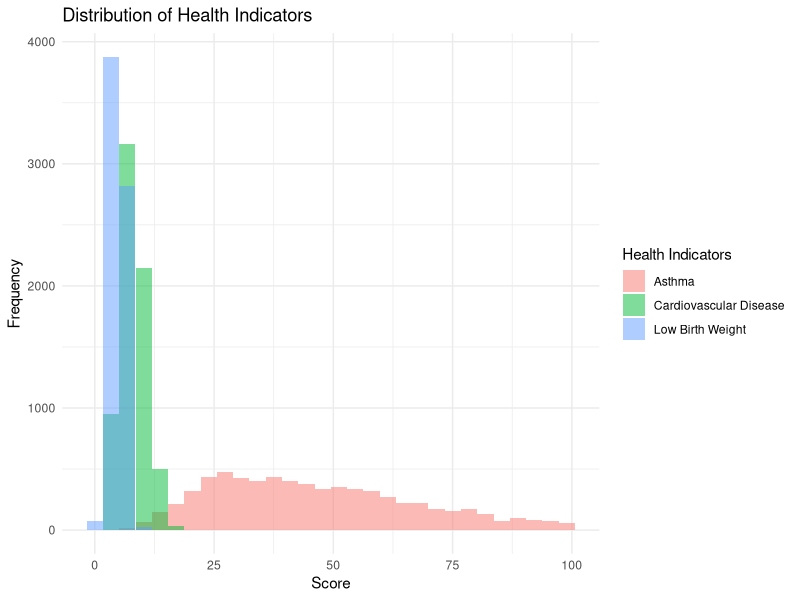
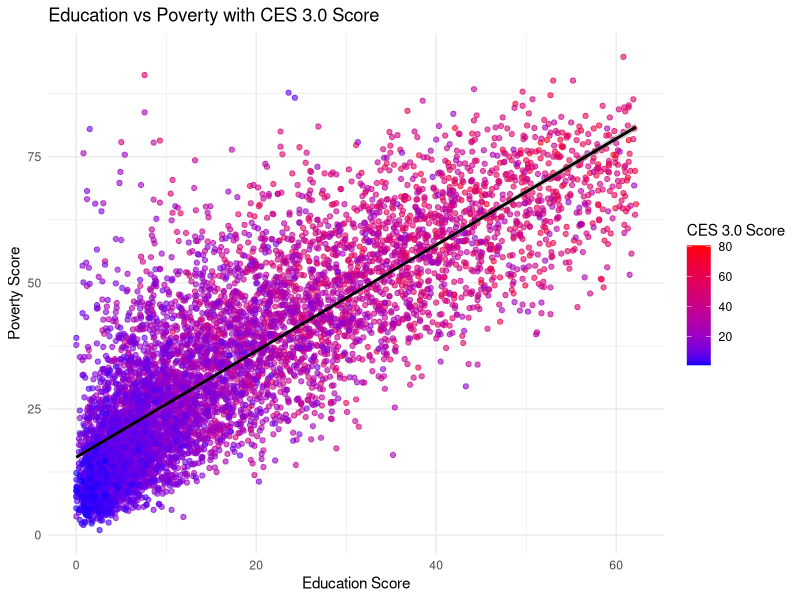
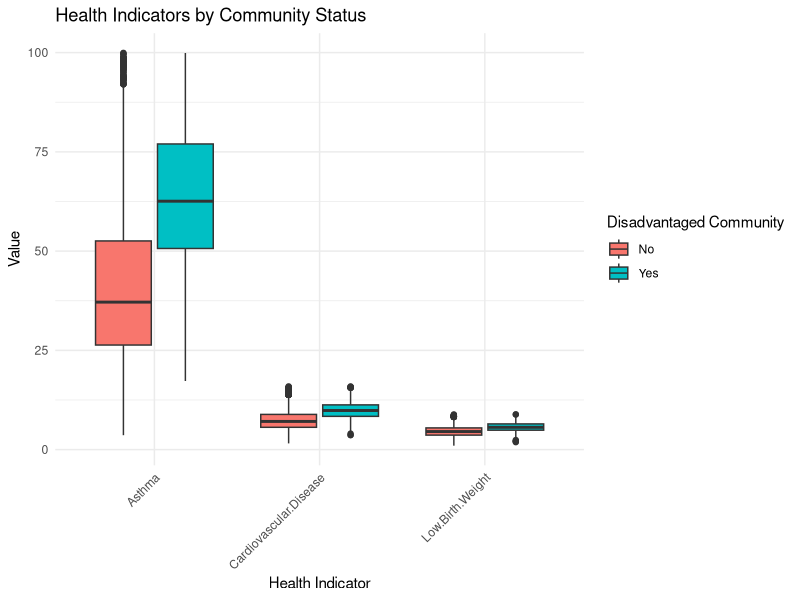
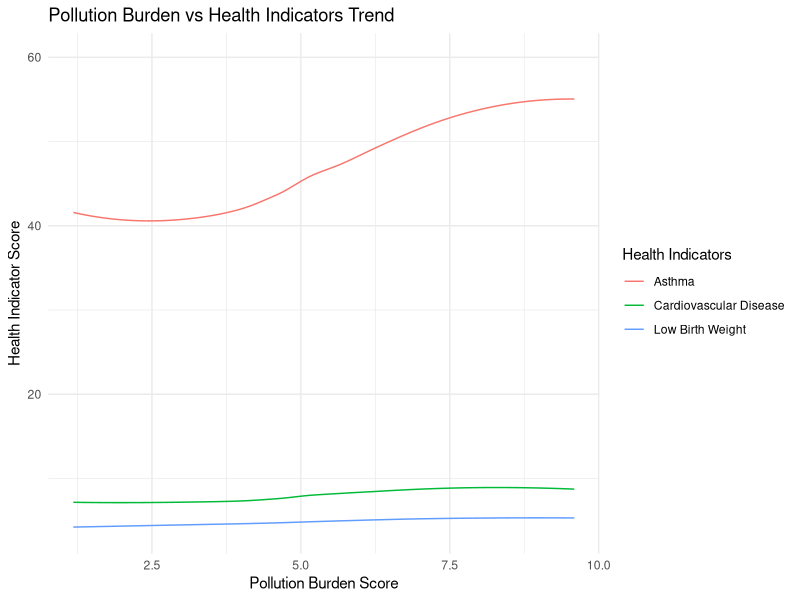

The R script that drew these images, in order:
# Load required libraries
library(tidyverse)
library(ggplot2)
library(dplyr)
library(tidyr) 
library(scales)
library(gridExtra)
library(grid)

# Read the data
data <- read.csv("calenviroscreen.csv", sep=";", header=TRUE)

# Enhanced Data Cleaning
# 1. Remove any rows with missing values
data_clean <- na.omit(data)

# 2. Convert percentage strings to numeric values
data_clean$CES.3.0.Percentile <- as.numeric(gsub("[^0-9.]", "", data_clean$CES.3.0.Percentile))

# 3. Clean numeric columns by removing commas and converting to numeric
numeric_cols <- c("Total.Population", "CES.3.0.Score", "Ozone", "PM2.5", "Diesel.PM", 
                  "Drinking.Water", "Pesticides", "Tox..Release", "Traffic", "Cleanup.Sites",
                  "Groundwater.Threats", "Haz..Waste", "Imp..Water.Bodies", "Solid.Waste",
                  "Pollution.Burden", "Pollution.Burden.Score", "Asthma", "Low.Birth.Weight",
                  "Cardiovascular.Disease", "Education", "Linguistic.Isolation", "Poverty",
                  "Unemployment", "Housing.Burden")

for(col in numeric_cols) {
  data_clean[[col]] <- as.numeric(gsub(",", ".", data_clean[[col]]))
}

# 4. Remove outliers using IQR method for key health and socioeconomic indicators
remove_outliers <- function(x) {
  qnt <- quantile(x, probs=c(.25, .75), na.rm=TRUE)
  H <- 1.5 * IQR(x, na.rm=TRUE)
  x[x < (qnt[1] - H)] <- NA
  x[x > (qnt[2] + H)] <- NA
  return(x)
}

key_indicators <- c("Asthma", "Cardiovascular.Disease", "Low.Birth.Weight", 
                    "Education", "Poverty", "Pollution.Burden.Score")

for(col in key_indicators) {
  data_clean[[col]] <- remove_outliers(data_clean[[col]])
}

# 5. Remove any new NA values created by outlier removal
data_clean <- na.omit(data_clean)

# 6. Check for unreasonable values
data_clean <- data_clean %>%
  filter(
    Asthma >= 0 & Asthma <= 100,
    Cardiovascular.Disease >= 0 & Cardiovascular.Disease <= 100,
    Low.Birth.Weight >= 0 & Low.Birth.Weight <= 100,
    Education >= 0 & Education <= 100,
    Poverty >= 0 & Poverty <= 100,
    Pollution.Burden.Score >= 0 & Pollution.Burden.Score <= 100
  )

# Print data quality summary
cat("Original number of rows:", nrow(data), "\n")
cat("Number of rows after cleaning:", nrow(data_clean), "\n")
cat("Percentage of data retained:", round(nrow(data_clean)/nrow(data)*100, 2), "%\n\n")

# Save cleaned data to new CSV file
write.csv(data_clean, "calenviroscreen_cleaned.csv", row.names = FALSE)
# Print confirmation
cat("Cleaned data saved to 'calenviroscreen_cleaned.csv'\n")

# Create summary table
summary_table <- data_clean %>%
  summarise(
    across(c(CES.3.0.Score, Pollution.Burden.Score, Asthma, 
             Cardiovascular.Disease, Low.Birth.Weight, Education, 
             Poverty, Unemployment),
           list(
             Mean = ~mean(., na.rm = TRUE),
             Median = ~median(., na.rm = TRUE),
             SD = ~sd(., na.rm = TRUE),
             Min = ~min(., na.rm = TRUE),
             Max = ~max(., na.rm = TRUE)
           )
    )
  ) %>%
  t() %>%
  as.data.frame()

# Create directory for plots
dir.create("plots", showWarnings = FALSE)

# 1. Histogram: Distribution of Health Indicators
hist_plot <- ggplot(data_clean) +
  geom_histogram(aes(x=Asthma, fill="Asthma"), alpha=0.5, bins=30) +
  geom_histogram(aes(x=Cardiovascular.Disease, fill="Cardiovascular Disease"), alpha=0.5, bins=30) +
  geom_histogram(aes(x=Low.Birth.Weight, fill="Low Birth Weight"), alpha=0.5, bins=30) +
  labs(title="Distribution of Health Indicators",
       x="Score",
       y="Frequency",
       fill="Health Indicators") +
  theme_minimal()

# 2. Scatter plot: Education vs Poverty with CES Score
scatter_plot <- ggplot(data_clean) +
  geom_point(aes(x=Education, y=Poverty, color=CES.3.0.Score), alpha=0.6) +
  scale_color_gradient(low="blue", high="red") +
  geom_smooth(aes(x=Education, y=Poverty), method="lm", color="black") +
  labs(title="Education vs Poverty with CES 3.0 Score",
       x="Education Score",
       y="Poverty Score",
       color="CES 3.0 Score") +
  theme_minimal()

# 3. Boxplot: Health Indicators by Disadvantaged Community Status
data_clean_long <- data_clean %>%
  pivot_longer(cols=c(Asthma, Cardiovascular.Disease, Low.Birth.Weight),
               names_to="Health_Indicator",
               values_to="Value")

box_plot <- ggplot(data_clean_long, aes(x=Health_Indicator, y=Value, fill=SB.535.Disadvantaged.Community)) +
  geom_boxplot() +
  labs(title="Health Indicators by Community Status",
       x="Health Indicator",
       y="Value",
       fill="Disadvantaged Community") +
  theme_minimal() +
  theme(axis.text.x = element_text(angle = 45, hjust = 1))

# 4. Line graph: Pollution Burden vs Health Indicators
line_plot <- ggplot(data_clean, aes(x=Pollution.Burden.Score)) +
  geom_line(aes(y=Asthma, color="Asthma"), stat="smooth", method="loess") +
  geom_line(aes(y=Cardiovascular.Disease, color="Cardiovascular Disease"), stat="smooth", method="loess") +
  geom_line(aes(y=Low.Birth.Weight, color="Low Birth Weight"), stat="smooth", method="loess") +
  labs(title="Pollution Burden vs Health Indicators Trend",
       x="Pollution Burden Score",
       y="Health Indicator Score",
       color="Health Indicators") +
  theme_minimal()

# Save all plots
ggsave("plots/health_distribution.png", 
       plot = hist_plot, width = 10, height = 6)

ggsave("plots/education_poverty_scatter.png", 
       plot = scatter_plot, width = 10, height = 6)

ggsave("plots/health_indicators_boxplot.png", 
       plot = box_plot, width = 10, height = 6)

ggsave("plots/pollution_health_trend.png", 
       plot = line_plot, width = 10, height = 6)

# Display summary table in console
print(summary_table)
